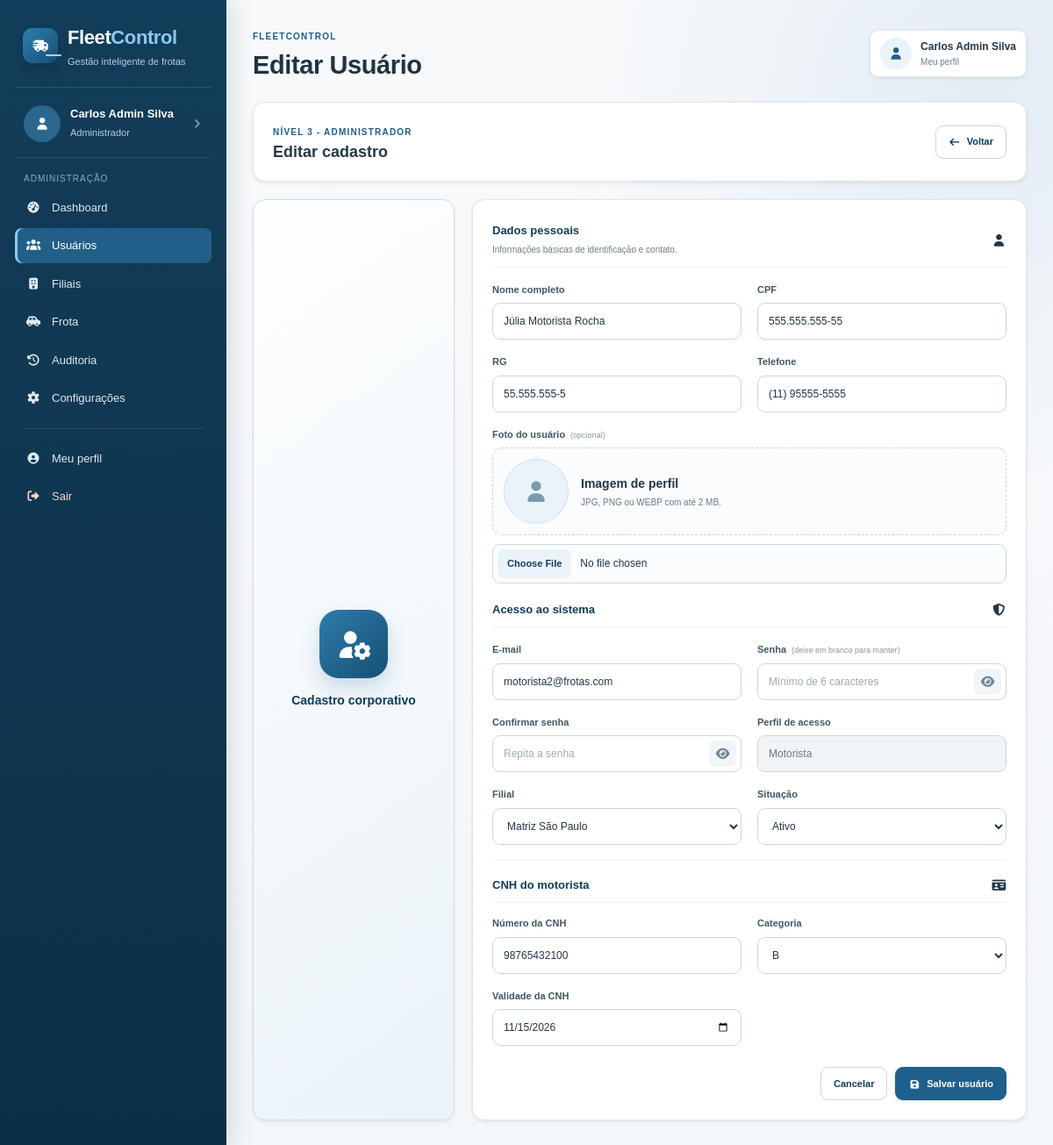
The page /admin/usuario-form.php?id=5 (signed in) on the database its author committed.
### tables this page shows
CREATE TABLE usuarios (
    id                  INT UNSIGNED    NOT NULL AUTO_INCREMENT,
    nome                VARCHAR(100)    NOT NULL,
    cpf                 VARCHAR(14)     NOT NULL,
    rg                  VARCHAR(20)     DEFAULT NULL,
    email               VARCHAR(150)    NOT NULL,
    telefone            VARCHAR(20)     DEFAULT NULL,
    foto                VARCHAR(255)    DEFAULT NULL,
    senha_hash          VARCHAR(255)    NOT NULL,
    perfil              ENUM('admin','gerente','motorista') NOT NULL,
    filial_id           INT UNSIGNED    DEFAULT NULL,
    ativo               TINYINT(1)      NOT NULL DEFAULT 1,
    token_recuperacao   VARCHAR(100)    DEFAULT NULL,
    token_expiracao     DATETIME        DEFAULT NULL,
    criado_em           DATETIME        NOT NULL DEFAULT CURRENT_TIMESTAMP,
    PRIMARY KEY (id),
    UNIQUE KEY uq_usuario_cpf   (cpf),
    UNIQUE KEY uq_usuario_email (email),
    CONSTRAINT fk_usuario_filial
        FOREIGN KEY (filial_id) REFERENCES filiais(id)
        ON UPDATE CASCADE ON DELETE SET NULL
);

CREATE TABLE filiais (
    id          INT UNSIGNED    NOT NULL AUTO_INCREMENT,
    nome        VARCHAR(100)    NOT NULL,
    cnpj        VARCHAR(18)     NOT NULL,
    cidade      VARCHAR(80)     NOT NULL,
    estado      CHAR(2)         NOT NULL,
    endereco    VARCHAR(200)    NOT NULL,
    imagem      VARCHAR(255)    DEFAULT NULL,
    ativo       TINYINT(1)      NOT NULL DEFAULT 1,
    criado_em   DATETIME        NOT NULL DEFAULT CURRENT_TIMESTAMP,
    PRIMARY KEY (id),
    UNIQUE KEY uq_filial_cnpj (cnpj)
);

CREATE TABLE motoristas (
    usuario_id      INT UNSIGNED                                                NOT NULL,
    cnh_numero      VARCHAR(20)                                                 NOT NULL,
    cnh_categoria   ENUM('A','B','C','D','E','AB','AC','AD','AE')               NOT NULL,
    cnh_validade    DATE                                                        NOT NULL,
    PRIMARY KEY (usuario_id),
    UNIQUE KEY uq_motorista_cnh (cnh_numero),
    CONSTRAINT fk_motorista_usuario
        FOREIGN KEY (usuario_id) REFERENCES usuarios(id)
        ON UPDATE CASCADE ON DELETE CASCADE
);

### funcoes.php (called while the page is built, shortened)
<?php
function escapar($texto)
{
    return htmlspecialchars((string) $texto, ENT_QUOTES, 'UTF-8');
}
function perfil_nome($perfil)
{
    if ($perfil === 'admin') {
        return 'Administrador';
    }
    return 'Motorista';
}
?>

### admin/usuario-form.php (the view, shortened to what this page needs)
<?php
include "../conexao.php";
include "../funcoes.php";
$id = (int) ($_GET['id'] ?? $_POST['id'] ?? 0);
$registro = null;
$motorista = null;
if ($id > 0) {
    $query = $sql->prepare(
        "SELECT *
         FROM usuarios
         WHERE id = ?"
    );
    $query->bind_param('i', $id);
    $query->execute();
    $registro = $query->get_result()->fetch_assoc();
    if ($registro['perfil'] === 'motorista') {
        $query = $sql->prepare(
            "SELECT *
             FROM motoristas
             WHERE usuario_id = ?"
        );
        $query->bind_param('i', $id);
        $query->execute();
        $motorista = $query->get_result()->fetch_assoc();
    }
}
$filiais = $sql->query(
    "SELECT id, nome
     FROM filiais
     WHERE ativo = 1
     ORDER BY nome"
);
include '../cabecalho.php';
?>
<div class="dashboard-intro painel shadow-sm">
    <div>
        <span class="etiqueta">Nível 3 - Administrador</span>
        <h3><?php echo $id > 0 ? 'Editar cadastro' : 'Novo cadastro'; ?></h3>
    </div>
    <a href="usuarios.php" class="botao botao-secundario">
        <i class="fa-solid fa-arrow-left"></i>
        Voltar
    </a>
</div>
<div class="form-layout">
    <div class="imagem shadow-sm">
        <i class="fa-solid fa-user-gear"></i>
        <span>Cadastro corporativo</span>
    </div>
    <div class="contain-form painel shadow-sm">
        <form method="POST" enctype="multipart/form-data">
            <div class="formulario">
                <div class="secao-form-titulo">
                    <div>
                        <strong>Dados pessoais</strong>
                        <span>Informações básicas de identificação e contato.</span>
                    </div>
                    <i class="fa-solid fa-user"></i>
                </div>
                <div class="input-box">
                    <label for="nome">Nome completo</label>
                    <input
                        type="text"
                        id="nome"
                        name="nome"
                        maxlength="100"
                        autocomplete="name"
                        placeholder="Ex.: João da Silva"
                        required
                        value="<?php echo escapar($registro['nome'] ?? ''); ?>"
                    >
                </div>
                <div class="input-box">
                    <label for="cpf">CPF</label>
                    <input
                        type="text"
                        id="cpf"
                        name="cpf"
                        maxlength="14"
                        inputmode="numeric"
                        data-mask="cpf"
                        placeholder="000.000.000-00"
                        required
                        value="<?php echo escapar($registro['cpf'] ?? ''); ?>"
                    >
                </div>
                <div class="input-box">
                    <label for="rg">RG</label>
                    <input
                        type="text"
                        id="rg"
                        name="rg"
                        maxlength="20"
                        placeholder="Documento de identidade"
                        value="<?php echo escapar($registro['rg'] ?? ''); ?>"
                    >
                </div>
                <div class="input-box">
                    <label for="telefone">Telefone</label>
                    <input
                        type="text"
                        id="telefone"
                        name="telefone"
                        maxlength="15"
                        inputmode="numeric"
                        data-mask="telefone"
                        autocomplete="tel"
                        placeholder="(11) 99999-9999"
                        value="<?php echo escapar($registro['telefone'] ?? ''); ?>"
                    >
                </div>
                <div class="input-box completa">
                    <label for="foto">Foto do usuário <small>(opcional)</small></label>
                    <div class="upload-preview">
                        <div class="preview-imagem circular" id="preview-foto-usuario">
                            <?php if (!empty($registro['foto'])): ?>
                                <img src="../uploads/usuarios/<?php echo escapar($registro['foto']); ?>" alt="Foto atual">
                            <?php else: ?>
                                <i class="fa-solid fa-user"></i>
                            <?php endif; ?>
                        </div>
                        <div>
                            <strong>Imagem de perfil</strong>
                            <span>JPG, PNG ou WEBP com até 2 MB.</span>
                        </div>
                    </div>
                    <input
                        type="file"
                        id="foto"
                        name="foto"
                        accept="image/jpeg,image/png,image/webp"
                        data-image-preview="#preview-foto-usuario"
                    >
                </div>
                <div class="secao-form-titulo">
                    <div>
                        <strong>Acesso ao sistema</strong>
                    </div>
                    <i class="fa-solid fa-shield-halved"></i>
                </div>
                <div class="input-box">
                    <label for="email">E-mail</label>
                    <input
                        type="email"
                        id="email"
                        name="email"
                        maxlength="150"
                        autocomplete="email"
                        placeholder="usuario@empresa.com"
                        required
                        value="<?php echo escapar($registro['email'] ?? ''); ?>"
                    >
                </div>
                <div class="input-box senha-campo">
                    <label for="senha">
                        Senha
                        <?php if ($id > 0): ?>
                            <small>(deixe em branco para manter)</small>
                        <?php endif; ?>
                    </label>
                    <input
                        type="password"
                        id="senha"
                        name="senha"
                        minlength="6"
                        autocomplete="new-password"
                        placeholder="Mínimo de 6 caracteres"
                        <?php echo $id === 0 ? 'required' : ''; ?>
                    >
                    <button type="button" class="botao-senha" data-toggle-password="senha" aria-label="Mostrar ou ocultar senha">
                        <i class="fa-solid fa-eye"></i>
                    </button>
                </div>
                <div class="input-box senha-campo">
                    <label for="confirmar_senha">Confirmar senha</label>
                    <input
                        type="password"
                        id="confirmar_senha"
                        name="confirmar_senha"
                        minlength="6"
                        autocomplete="new-password"
                        placeholder="Repita a senha"
                    >
                    <button type="button" class="botao-senha" data-toggle-password="confirmar_senha" aria-label="Mostrar ou ocultar confirmação de senha">
                        <i class="fa-solid fa-eye"></i>
                    </button>
                </div>
                <div class="input-box">
                    <label for="perfil">Perfil de acesso</label>
                    <?php if ($id > 0): ?>
                        <input type="text" value="<?php echo escapar(perfil_nome($registro['perfil'])); ?>" readonly>
                    <?php endif; ?>
                </div>
                <div class="input-box">
                    <label for="filial_id">Filial</label>
                    <select id="filial_id" name="filial_id">
                        <?php while ($filial = $filiais->fetch_assoc()): ?>
                            <option
                                value="<?php echo $filial['id']; ?>"
                                <?php echo ((int) ($registro['filial_id'] ?? 0) === (int) $filial['id']) ? 'selected' : ''; ?>
                            >
                                <?php echo escapar($filial['nome']); ?>
                            </option>
                        <?php endwhile; ?>
                    </select>
                </div>
                <div class="input-box">
                    <label for="ativo">Situação</label>
                    <select id="ativo" name="ativo">
                        <option value="1" <?php echo ((int) ($registro['ativo'] ?? 1) === 1) ? 'selected' : ''; ?>>Ativo</option>
                    </select>
                </div>
                <div id="dados-cnh" class="secao-form completa">
                    <div class="secao-form-titulo">
                        <div>
                            <strong>CNH do motorista</strong>
                        </div>
                        <i class="fa-solid fa-id-card"></i>
                    </div>
                    <div class="formulario formulario-interno">
                        <div class="input-box">
                            <label for="cnh_numero">Número da CNH</label>
                            <input
                                type="text"
                                id="cnh_numero"
                                name="cnh_numero"
                                maxlength="11"
                                inputmode="numeric"
                                data-mask="cnh"
                                placeholder="00000000000"
                                value="<?php echo escapar($motorista['cnh_numero'] ?? ''); ?>"
                            >
                        </div>
                        <div class="input-box">
                            <label for="cnh_categoria">Categoria</label>
                            <select id="cnh_categoria" name="cnh_categoria">
                                <?php foreach (['A', 'B', 'C', 'D', 'E', 'AB', 'AC', 'AD', 'AE'] as $categoria): ?>
                                    <option value="<?php echo $categoria; ?>" <?php echo (($motorista['cnh_categoria'] ?? '') === $categoria) ? 'selected' : ''; ?>>
                                        <?php echo $categoria; ?>
                                    </option>
                                <?php endforeach; ?>
                            </select>
                        </div>
                        <div class="input-box">
                            <label for="cnh_validade">Validade da CNH</label>
                            <input
                                type="date"
                                id="cnh_validade"
                                name="cnh_validade"
                                value="<?php echo escapar($motorista['cnh_validade'] ?? ''); ?>"
                            >
                        </div>
                    </div>
                </div>
                <div class="fin">
                    <a class="botao botao-secundario" href="usuarios.php">Cancelar</a>
                    <button class="botao botao-principal shadow-sm" type="submit">
                        <i class="fa-solid fa-floppy-disk"></i>
                        Salvar usuário
                    </button>
                </div>
            </div>
        </form>
    </div>
</div>
<?php include '../rodape.php'; ?>

### rows shown on the page
usuarios: nome "Júlia Motorista Rocha", cpf "555.555.555-55", rg "55.555.555-5", telefone "(11) 95555-5555", email "motorista2@frotas.com", perfil "Motorista", filial_id "Matriz São Paulo", ativo "Ativo"
motoristas: cnh_numero "98765432100", cnh_categoria "B", cnh_validade "11/15/2026"

### other values the page prints
escapar($nome_atual) "Carlos Admin Silva"
escapar(perfil_nome($perfil_atual)) "Administrador"
escapar($titulo) "Editar Usuário"
escapar($_SESSION['usuario']['nome'] ?? 'Usuário') "Carlos Admin Silva"
